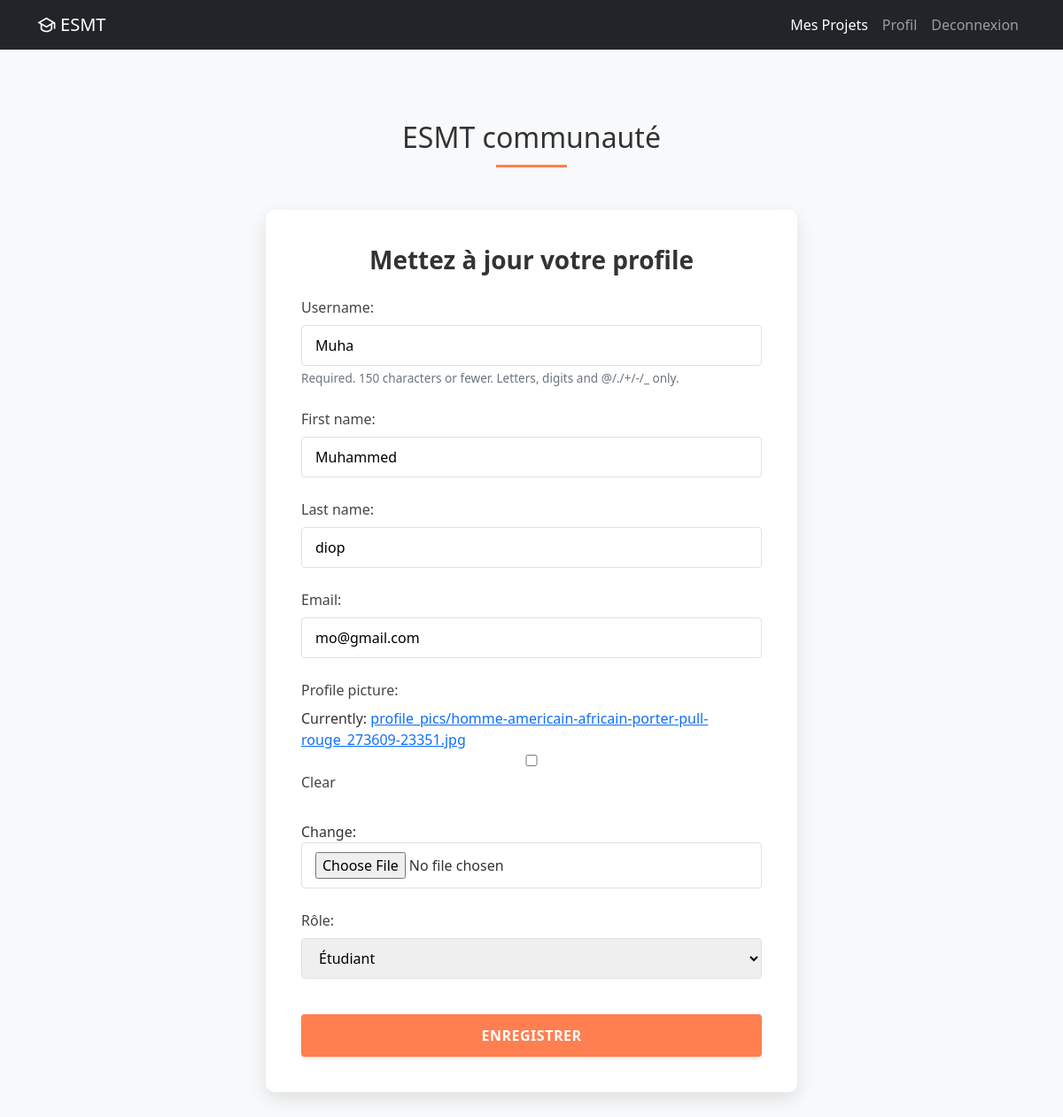
/edit/ (signed in), run on the app's committed database.
### utilisateur/models.py (models this page shows, shortened)
class CustomUser(AbstractUser):
    first_name = models.CharField(max_length=100)
    last_name = models.CharField(max_length=100)
    email = models.EmailField(unique=True)
    profile_picture = models.ImageField(upload_to='profile_pics/', blank=True, null=True)
    datecreation = models.DateTimeField(auto_now_add=True)
    ETUDIANT = 'etudiant'
    PROFESSEUR = 'professeur'
    CHOIX_ROLE = [(ETUDIANT, "Étudiant"), (PROFESSEUR, "Professeur")]
    role = models.CharField(max_length=10, choices=CHOIX_ROLE, default=ETUDIANT)

### utilisateur/views.py (the view)
# urls.py: path('edit/', editerProfile, name='editerProfile'),
@login_required
def editerProfile(request):
    user = request.user  # Récupère l'utilisateur connecté
    if request.method == "POST":
        form = ProfileForm(request.POST, request.FILES, instance=user)
        if form.is_valid():
            form.save()
            return redirect('profile')  # Redirige vers la page du profil après mise à jour
    else:
        form = ProfileForm(instance=user)  # Pré-rempli avec les données actuelles
    context = {'form': form}
    return render(request, 'profile_form.html', context)

### utilisateur/form.py (shortened to what this page needs)
class ProfileForm(forms.ModelForm):
    role = forms.ChoiceField(choices=CustomUser.CHOIX_ROLE, required=True, label="Rôle")
    class Meta:
        model = CustomUser
        fields = ('username', 'first_name', 'last_name', 'email', 'profile_picture', 'role')

### utilisateur/templates/profile_form.html (shortened to what this page needs)
{% extends "index.html" %}
{% load static %}
{%block content%}
    <link href="https://cdnjs.cloudflare.com/ajax/libs/bootstrap/5.3.2/css/bootstrap.min.css" rel="stylesheet">
    <link href="https://cdnjs.cloudflare.com/ajax/libs/font-awesome/6.4.0/css/all.min.css" rel="stylesheet">
    <section class="registration-section">
        <div class="container">
            <h2 class="section-title">ESMT communauté</h2>
            <div class="registration-form">
                <h3 class="text-center">Mettez à jour votre profile</h3>
                <form method="POST" action="{% url 'editerProfile' %}" enctype="multipart/form-data">
                    {{form.as_p}}
                    <button type="submit" class="btn register-button" value="Ajouter">Enregistrer</button>
                </form>
            </div>
        </div>
    </section>
{% endblock %}

### data on the page
CustomUser: username "Muha", first_name "Muhammed", last_name "diop", email "mo@gmail.com", role "Étudiant"
